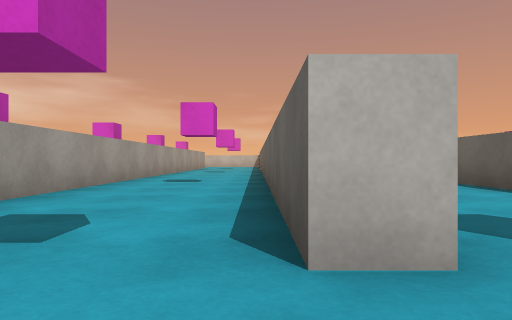
view 1 (above)

17 first-person views from a walk through a scene from a Unity 3-D project. The camera is 0.37 m above the floor, looks level and sees 70° across. The floor is counted in squares, 1 m on a side. Each view is taken from the middle of a square. On the plan, view 1 faces up. The plan holds only what a view shows up to about 9 squares ahead; the rest is blank. Surface patterns are stand-ins for the level's own textures.

view 2
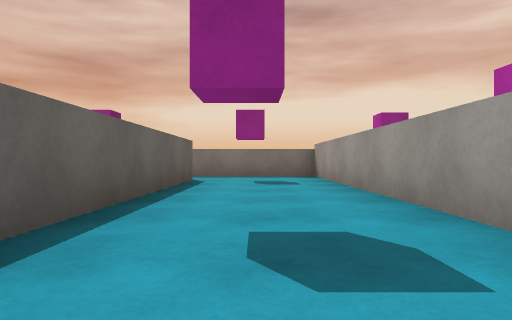

view 3
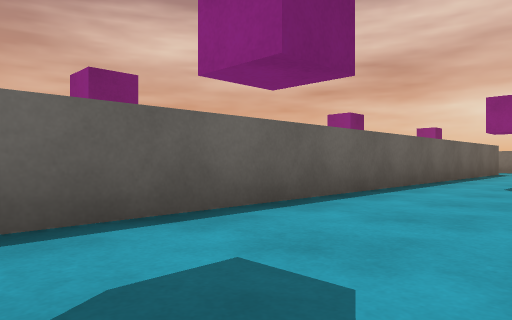

view 4
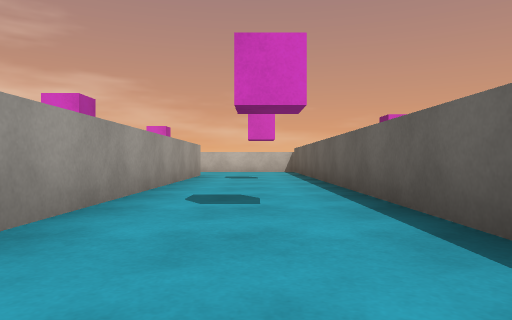

view 5
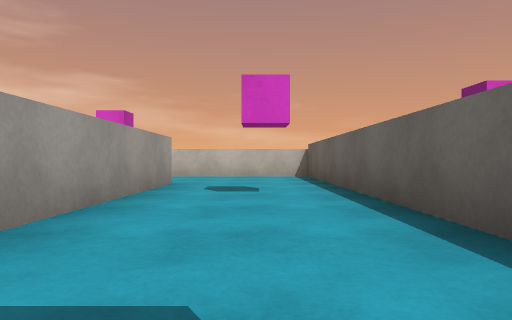

view 6
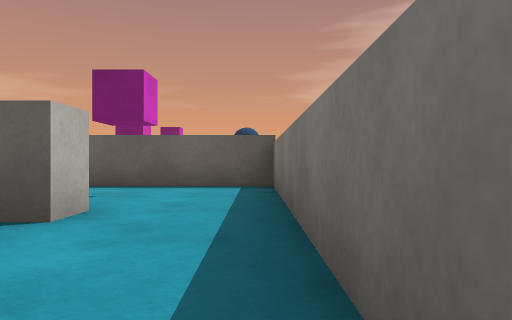

view 7
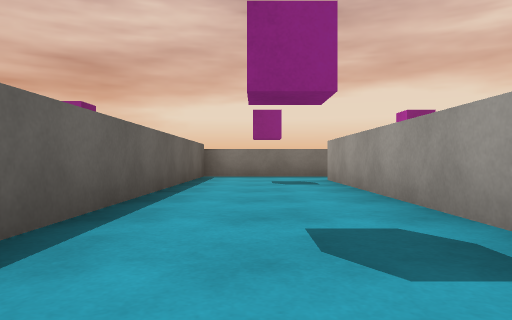

view 8
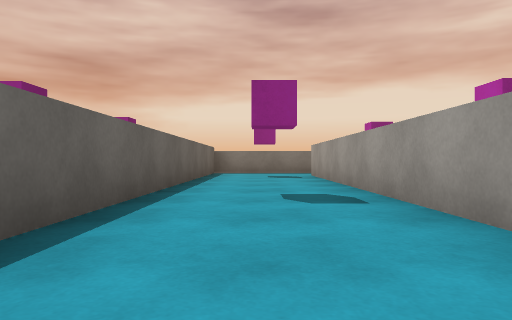

view 9
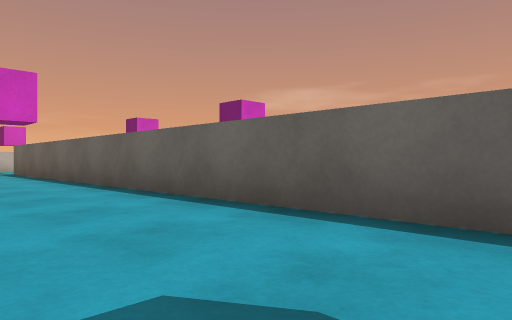

view 10
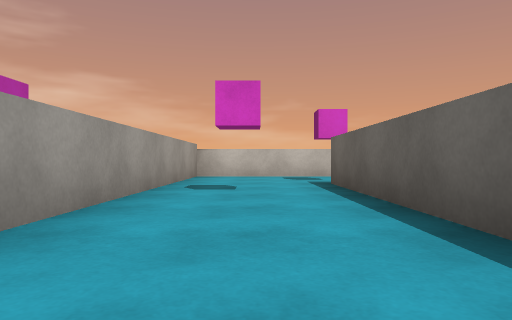

view 11
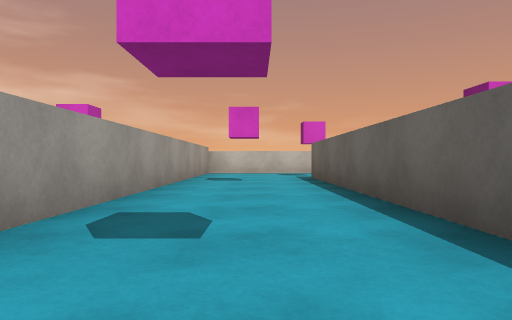

view 12
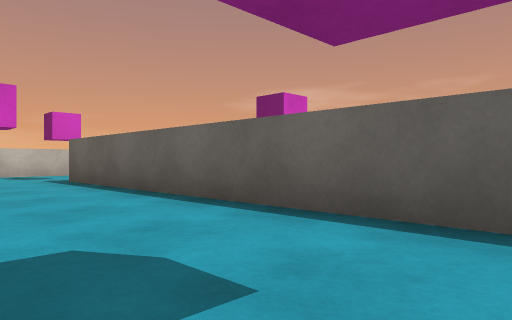

view 13
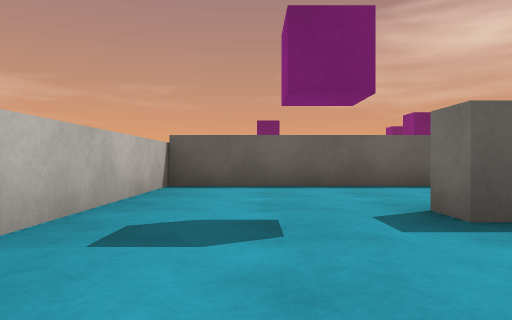

view 14
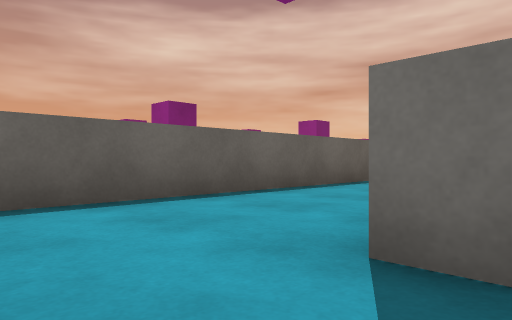

view 15
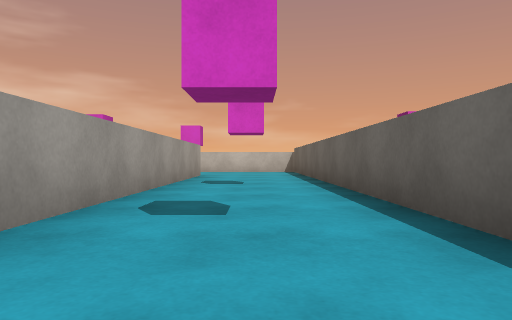

view 16
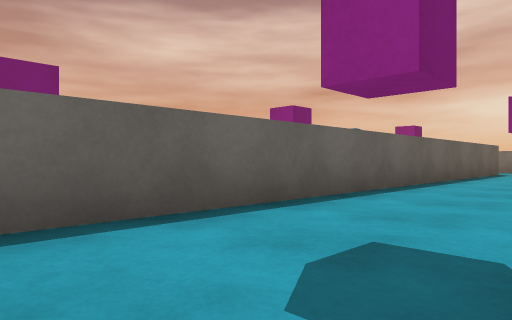

view 17
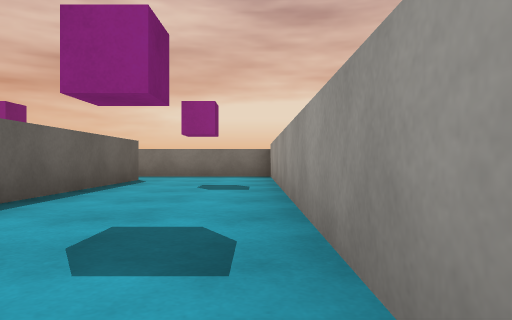

### Floor plan
Points are (right, up) in squares from view 1. A wall is a line through its corners. A room is listed if a view was taken in it or the views show most of it. See-through windows are left out.
Room 1 (views 1, 2, 3, 4, 5, 6)
walls: (-2.3, 16.8) (-2.3, -0.3) (0.5, -0.3); (0.7, 1.2) (0.2, 1.2) (0.2, 19.2) (-3, 19.2)
ways out: opening at (0, 0.5) to room 2; opening at (-3, 17.5)
Room 2 (views 7, 8, 9, 10, 11, 12, 13, 14)
walls: (0.7, 8.1) (0.7, 1.2); (0.5, -0.3) (3.2, -0.3) (3.2, 16.7); (3.5, 19.2) (0.7, 19.2) (0.7, 10.9)
ways out: opening at (0, 0.5) to room 1; opening at (3, 17.5) to room 3
Room 3 (views 15, 16, 17)
walls: (3.7, 7.6) (3.7, 0.1); (6.2, 1.2) (6.2, 19.2) (3.5, 19.2); (3.2, 16.7) (3.7, 16.7) (3.7, 9.9); (3.6, -0.3) (6.8, -0.3)
ways out: opening at (3, 17.5) to room 2; opening at (6, 0.5)

Positions as (right, up) in squares from view 1, and headings:
1: (0, 0), facing up
2: (-1, 8), facing down
3: (-2, 12), facing down-right
4: (-1, 8), facing up
5: (-1, 11), facing up
6: (-2, 0), facing right
7: (2, 8), facing down
8: (2, 10), facing down
9: (1, 6), facing up-right
10: (2, 11), facing up
11: (2, 9), facing up
12: (1, 10), facing up-right
13: (1, 18), facing right
14: (3, 18), facing down-right
15: (5, 8), facing up
16: (4, 12), facing down-right
17: (4, 8), facing down
